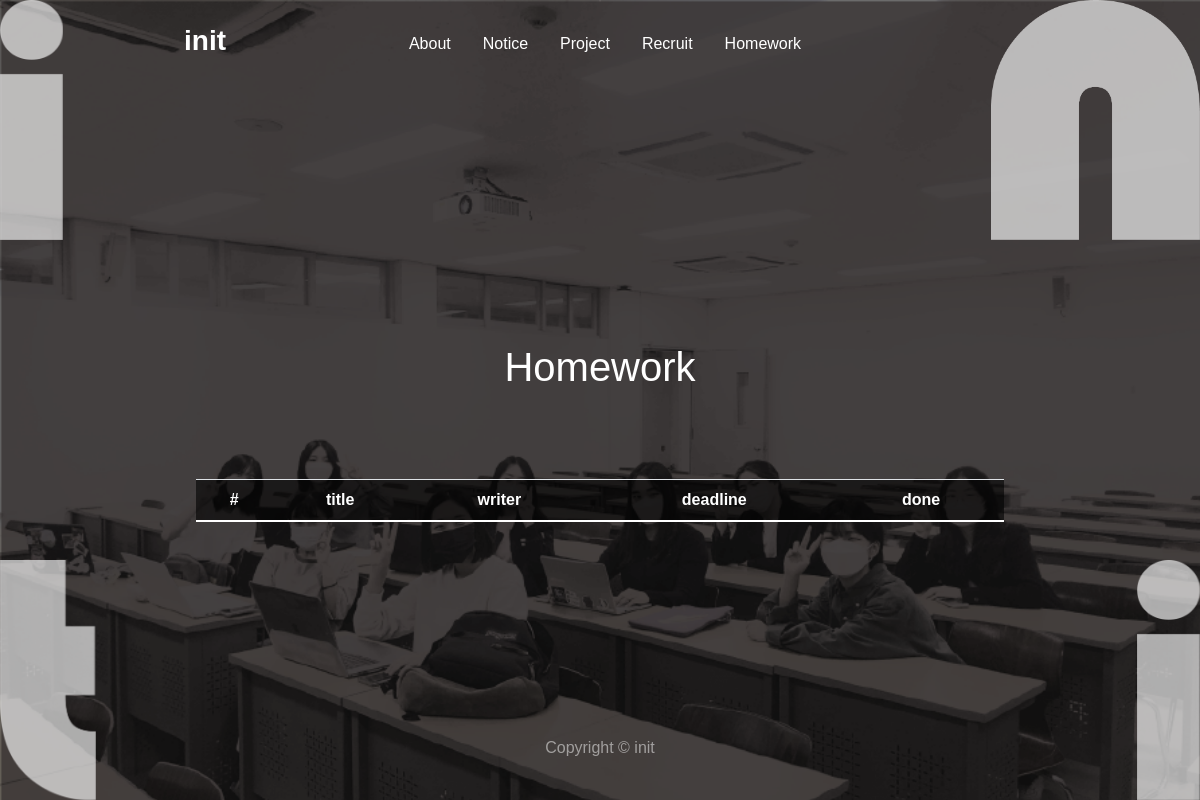
Page /homework/2020/ (signed in) on the earlier database version.
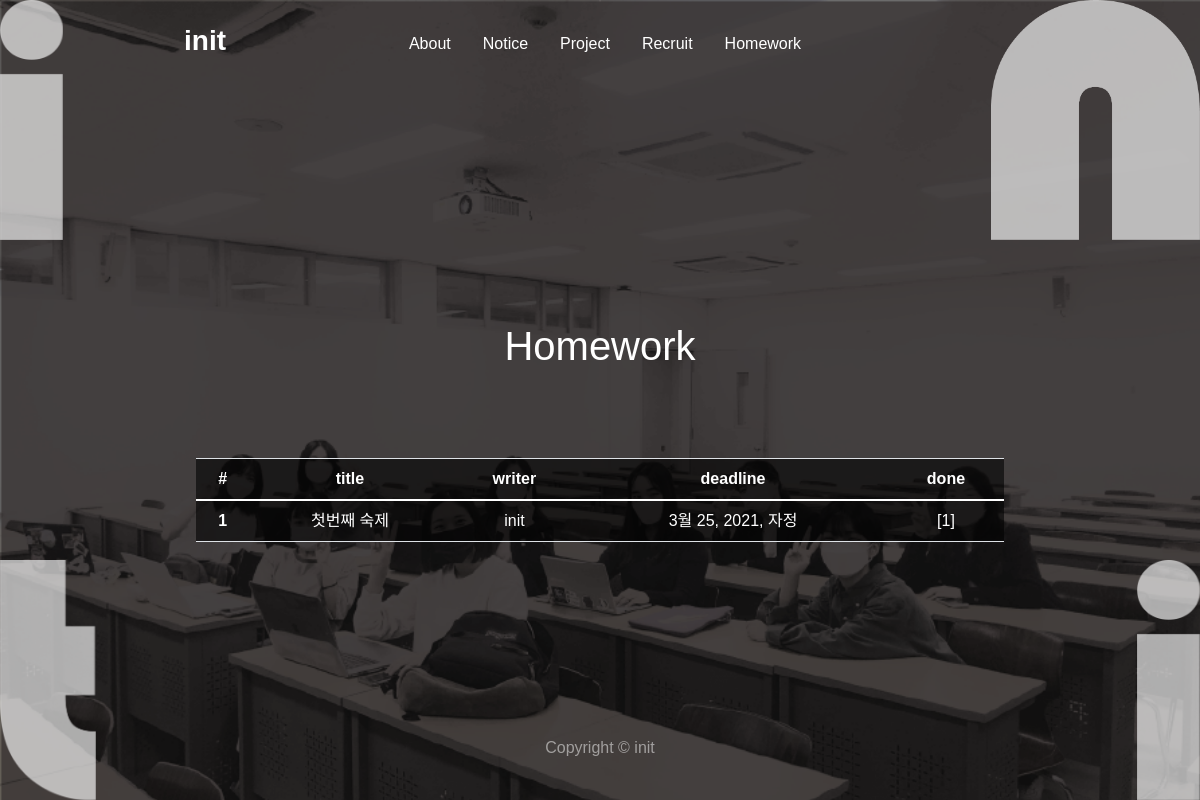
Same page on the later database version.
### mysite/models.py (models this page shows, shortened)
class Homework(models.Model):
    year = models.CharField(max_length=20, blank=False)
    title = models.CharField(max_length=200, blank=False)
    contents = models.TextField(blank=False)
    writer = models.ForeignKey(InitUser, on_delete=models.DO_NOTHING, db_column='writer')
    created_at  = models.DateTimeField(auto_now_add=True)
    updated_at = models.DateTimeField(auto_now=True)
    end_date = models.DateTimeField(blank=False)

class InitUser(AbstractUser):
    first_name = models.CharField(max_length=30, blank=False, null=False)
    last_name = models.CharField(max_length=150, blank=False, null=False)
    email = models.EmailField(blank=False, null=False, unique=True)
    year = models.CharField(max_length=20, null=False, blank=False)

### mysite/views.py (the view)
# urls.py: path('homework/<int:year>/', mysite.views.homework_list, name="homework_list"),
def homework_list(request, year):
    user = request.user
    homeworks = Homework.objects.filter(year=year).order_by('-id')
    submits = Homework_submit.objects.filter(user_id=user.id)
    done = []
    for homework in homeworks:
        if submits.get(homework_id=homework.id):
            done.append(homework.id)
    return render(request, 'homework_list.html', {'homeworks': homeworks, 'submits': submits, 'done' : done})

### mysite/templates/homework_list.html
{% extends 'base.html' %} {% load static %} {% block contents %}
<div class="p-t-10 p-b-10">
  <h1 class="cl-white">Homework</h1>
</div>
<div class="container">
  <table class="table table-hover bg-transdark cl-white">
    <thead>
      <tr>
        <th scope="col">#</th>
        <th scope="col">title</th>
        <th scope="col">writer</th>
        <th scope="col">deadline</th>
        <th scope="col">done</th>
      </tr>
    </thead>
    <tbody>
      {% for homework in homeworks %}
      <tr>
        <th scope="row">{{homework.id}}</th>
        <td>{{homework.title}}</td>
        <td>{{homework.writer}}</td>
        <td>{{homework.end_date}}</td>
        <td>{{done}}</td>
      </tr>
      {% endfor %}
    </tbody>
  </table>
</div>
{% endblock %}

### myproject/templates/base.html (shortened to what this page needs)
{% load static %}
<!DOCTYPE html>
<html lang="en">
  <head>
    <link
      rel="stylesheet"
      href="https://cdn.jsdelivr.net/npm/bootstrap@4.5.3/dist/css/bootstrap.min.css"
    />
    <link
      rel="stylesheet"
      href="https://stackpath.bootstrapcdn.com/font-awesome/4.7.0/css/font-awesome.min.css"
    />
    <link
      href="https://cdn.jsdelivr.net/npm/bootstrap@5.0.0-beta1/dist/css/bootstrap.min.css"
      rel="stylesheet"
    />
    <link href="{%static 'style.css' %}" rel="stylesheet" />
  </head>
  <body class="text-center bg bg-cover">
    <img class="logo-img img-lt" src="{%static 'img/65/i.png' %}" />
    <img class="logo-img img-rt" src="{%static 'img/65/n.png' %}" />
    <img class="logo-img img-rb" src="{%static 'img/65/i.png' %}" />
    <img class="logo-img img-lb" src="{%static 'img/65/t.png' %}" />
    <div class="cover-container d-flex w-100 h-100 p-4 mx-auto flex-column">
      <header class="masthead mb-auto">
        <div class="inner">
          <h3 class="f-b masthead-brand cl-white">
            <a class="f-b" href="/">init</a>
          </h3>
          <nav class="nav justify-content-center">
            <a class="nav-link" href="/">About</a>
            <a class="nav-link" href="/">Notice</a>
            <a class="nav-link" href="/projects/">Project</a>
            <a class="nav-link" href="/">Recruit</a>
            <a class="nav-link" href="/homework/">Homework</a>
            <a class="nav-link" href="/accounts/login/"
              ></a
            >
          </nav>
        </div>
      </header>
      {% block contents %} {% endblock %}
      <footer class="mastfoot mt-auto">
        <div class="inner">
          <p>Copyright &copy; init</p>
        </div>
      </footer>
    </div>
  </body>
</html>

### mysite/static/style.css (style rules this page uses)
.bg-transdark { background-color: rgba(0, 0, 0, 0.582); }
.cl-white { color: white; }
.p-t-10 { padding-top: 5rem; }
.p-b-10 { padding-bottom: 5rem; }
a, a:focus, a:hover { color: white; font-family: 'Noto Sans KR', sans-serif; text-decoration: none; }
html, body { height: 100%; font-family: 'Noto Sans KR', sans-serif; font-weight: 100; }
body { display: -ms-flexbox; display: flex; }
.cover-container { max-width: 55em; }
.bg { width: auto; background-image: url('img/1x/bg.png'); background-repeat : no-repeat; background-size : cover; min-width: 100%; min-height: 100%; }
.bg-cover { background-color: rgba(0, 0, 0, 0.856); z-index: 5; }
.masthead { margin-bottom: 2rem; }
.masthead-brand { margin-bottom: 0; }
@media (min-width: 48em) { .masthead-brand { float: left; } }
.mastfoot { color: rgba(255, 255, 255, .5); }
.logo-img { z-index: 10; height: 30%; width: auto; }
.img-rt { position: fixed; z-index: -1; right: 0; }
.img-rb { position: fixed; z-index: -1; right: 0; bottom: 0; }
.img-lt { position: fixed; z-index: -1; left: 0; }
.img-lb { position: fixed; z-index: -1; left: 0; bottom: 0; }
.f-b { font-weight: 900; }

### myproject/templates/base.html (style rules this page uses)
a { text-decoration: none; }

Differences in the rows shown:
added Homework: id "1", title "첫번째 숙제", writer "init", end_date "3월 25, 2021, 자정", done "[1]"
